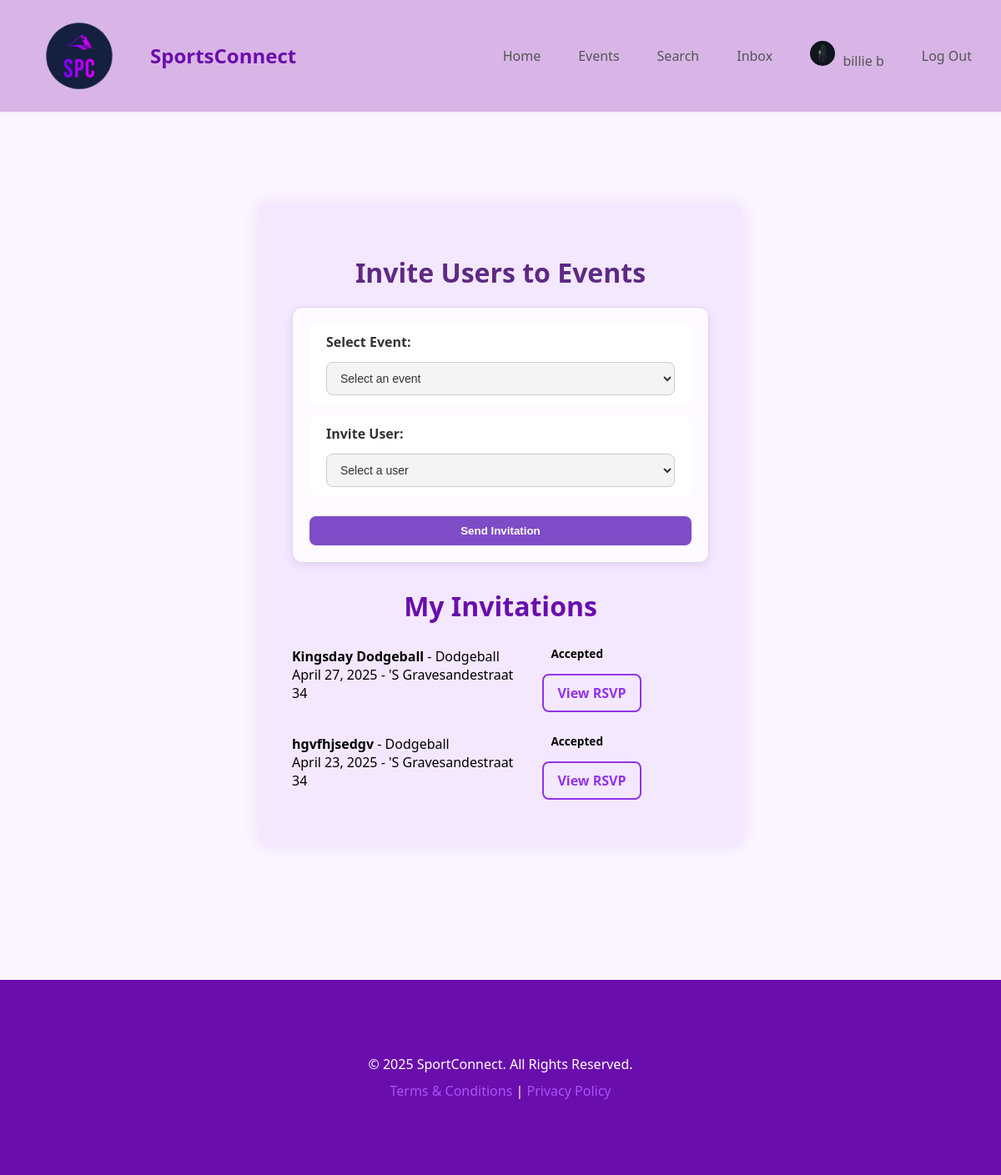
The app's page /invitations.php (signed in) with its own data.
### tables this page shows
CREATE TABLE IF NOT EXISTS `invitations` (
  `id` int NOT NULL AUTO_INCREMENT,
  `event_id` int NOT NULL,
  `user_id` int NOT NULL,
  `status` enum('pending','accepted','declined') DEFAULT 'pending',
  `created_at` timestamp NULL DEFAULT CURRENT_TIMESTAMP,
  `inviter_id` int NOT NULL,
  `invitee_id` int NOT NULL,
  PRIMARY KEY (`id`),
  KEY `event_id` (`event_id`),
  KEY `user_id` (`user_id`)
);

CREATE TABLE IF NOT EXISTS `events` (
  `id` int NOT NULL AUTO_INCREMENT,
  `user_id` int NOT NULL,
  `title` varchar(255) NOT NULL,
  `description` text,
  `event_date` date NOT NULL,
  `event_time` timestamp NULL DEFAULT CURRENT_TIMESTAMP,
  `location` varchar(255) NOT NULL,
  `sport_type` varchar(100) NOT NULL,
  `created_at` timestamp NULL DEFAULT CURRENT_TIMESTAMP,
  `updated_at` timestamp NULL DEFAULT CURRENT_TIMESTAMP ON UPDATE CURRENT_TIMESTAMP,
  PRIMARY KEY (`id`),
  KEY `user_id` (`user_id`)
);

### invitations.php (the view, shortened to what this page needs)
<?php
try {
    $pdo = new PDO("mysql:host=localhost;dbname=sportconnect", "root", "", [
        PDO::ATTR_ERRMODE => PDO::ERRMODE_EXCEPTION,
        PDO::ATTR_DEFAULT_FETCH_MODE => PDO::FETCH_ASSOC
    ]);
    $stmt = $pdo->prepare("
        SELECT
            invitations.id AS invitation_id,
            events.title AS event_title,
            events.event_date,
            events.location,
            events.sport_type,
            invitations.status
        FROM invitations
        JOIN events ON invitations.event_id = events.id
        WHERE invitations.invitee_id = ?
    ");
    $stmt->execute([$_SESSION['user_id']]);
    $invitations = $stmt->fetchAll();
} catch (PDOException $e) {
    echo "<p style='color:red;'>Error: " . $e->getMessage() . "</p>";
}
?>
<main>
<div class="profile-container">
    <h1 class="page-title">Invite Users to Events</h1>
    <form method="POST" action="invitations.php" class="card">
        <div class="form-group">
            <label for="event_id">Select Event:</label>
            <select id="event_id" name="event_id" class="input-field" required>
                <option value="">Select an event</option>
            </select>
        </div>
        <div class="form-group">
            <label for="invitee_id">Invite User:</label>
            <select id="invitee_id" name="invitee_id" class="input-field" required>
                <option value="">Select a user</option>
            </select>
        </div>
        <button type="submit" class="btn-purple">Send Invitation</button>
    </form>
    <h2 class="section-title">My Invitations</h2>
    <?php if (!empty($invitations)): ?>
        <ul class="invitation-list">
            <?php foreach ($invitations as $invitation): ?>
                <li class="invitation-item">
                    <div class="invitation-info">
                        <strong class="invitation-title"><?= htmlspecialchars($invitation['event_title']) ?></strong> -
                        <span class="invitation-type"><?= htmlspecialchars($invitation['sport_type']) ?></span> <br>
                        <span class="invitation-date"><?= date("F j, Y", strtotime($invitation['event_date'])) ?></span> -
                        <span class="invitation-location"><?= htmlspecialchars($invitation['location']) ?></span>
                    </div>
                    <div class="invitation-status">
                        <span class="badge badge-<?=
                        $invitation['status'] == 'accepted' ? 'accepted' : (
                        $invitation['status'] == 'declined' ? 'declined' : 'pending'
                        ) ?>">
                            <?= ucfirst($invitation['status']) ?>
                        </span>
                        <a href="rsvp.php?invitation_id=<?= $invitation['invitation_id'] ?>" class="btn-outline-purple btn-sm">
                            View RSVP
                        </a>
                    </div>
                </li>
            <?php endforeach; ?>
        </ul>
    <?php else: ?>
        <p>No invitations yet.</p>
    <?php endif; ?>
</div>
</main>
<?php
$master_content = ob_get_clean();
include 'resources/view/layouts/sportconnnect/master.php';
?>

### resources/view/layouts/sportconnnect/master.php (shortened to what this page needs)
<?php
$user_logged_in = isset($_SESSION['email']);
$full_name = $_SESSION['full_name'] ?? 'Guest';
$relative_path = $_SESSION['profile_picture'] ?? 'uploads/default-profile.jpg';
$server_path = $_SERVER['DOCUMENT_ROOT'] . '/sportsconnect/' . $relative_path;
$profile_picture = file_exists($server_path)
    ? BASE_URL . $relative_path
    : BASE_URL . 'uploads/default-profile.jpg';
$master_content = $master_content ?? '';
?>
<!DOCTYPE html>
<html lang="en">
<head>
    <link href="<?= BASE_URL ?>public/css/style.css" rel="stylesheet" />
</head>
<body>
<header class="header_section">
    <div class="container-fluid">
        <nav class="navbar navbar-expand-lg custom_nav-container">
            <a class="navbar-brand" href="index.php" style="display: flex; align-items: center;">
                <img src="<?= BASE_URL ?>public/images/logo.png" style="width: 150px; height: auto; margin-right: 10px;">
                <span>SportsConnect</span>
            </a>
            <div class="collapse navbar-collapse" id="navbarSupportedContent">
                <ul class="navbar-nav ml-auto">
                    <li class="nav-item">
                        <a class="nav-link <?php echo basename($_SERVER['PHP_SELF']) == 'index.php' ? 'active' : ''; ?>" href="index.php">Home</a>
                    </li>
                    <?php if ($user_logged_in): ?>
                        <li class="nav-item">
                            <a class="nav-link <?php echo basename($_SERVER['PHP_SELF']) == 'events.php' ? 'active' : ''; ?>" href="events.php">Events</a>
                        </li>
                        <li class="nav-item">
                            <a class="nav-link <?php echo basename($_SERVER['PHP_SELF']) == 'search.php' ? 'active' : ''; ?>" href="search.php">Search</a>
                        </li>
                        <li class="nav-item">
                            <a class="nav-link <?php echo basename($_SERVER['PHP_SELF']) == 'inbox.php' ? 'active' : ''; ?>" href="inbox.php">Inbox</a>
                        </li>
                        <li class="nav-item">
                            <a class="nav-link" href="profile.php">
                                <img src="<?php echo htmlspecialchars($profile_picture); ?>" alt="Profile" style="width: 30px; height: 30px; border-radius: 50%; margin-right: 5px;">
                                <?php echo htmlspecialchars($full_name); ?>
                            </a>
                        </li>
                        <li class="nav-item">
                            <a class="nav-link" href="logout.php">Log Out</a>
                        </li>
                    <?php endif; ?>
                </ul>
            </div>
        </nav>
    </div>
</header>
<main class="container my-4">
    <?php echo $master_content; ?>
</main>
<footer class="footer_section">
    <div class="container">
        <p>&copy; <?php echo date('Y'); ?> SportConnect. All Rights Reserved.</p>
        <p><a href="terms.php">Terms & Conditions</a> | <a href="privacy.php">Privacy Policy</a></p>
    </div>
</footer>
</body>
</html>

### public/css/style.css (style rules this page uses)
body { background-color: #faf5ff; font-family: 'Segoe UI', sans-serif; margin: 0; padding: 0; display: flex; flex-direction: column; min-height: 100vh; overflow-x: hidden; }
main { display: flex; flex-direction: column; justify-content: center; align-items: center; flex: 1; width: 100%; padding-bottom: 40px; }
.container { max-width: 800px; margin: 40px auto; padding: 20px; }
.register-container, .edit-profile-container, .login-container, .profile-container { max-width: 500px; margin: 50px auto 30px auto; background-color: #f3e8ff; padding: 40px; border-radius: 12px; box-shadow: 0 0 20px rgba(106, 13, 173, 0.1); }
.card { background: #fdfbff; border: 1px solid #e0d4f7; border-radius: 12px; padding: 20px; margin-bottom: 30px; box-shadow: 0 4px 10px rgba(94, 42, 132, 0.1); }
.page-title, .section-title, .text-purple { color: #5e2a84; text-align: center; margin-bottom: 20px; font-size: 2rem; }
.form-group { margin-bottom: 15px; padding: 10px 20px; background-color: rgb(255, 255, 255); color: white; border-radius: 10px; }
label { font-weight: 600; display: block; margin-bottom: 5px; color: #333; }
input, textarea, select, .input-field { width: 100%; padding: 10px 12px; font-size: 14px; border-radius: 8px; margin-top: 8px; background-color: #f4f4f4; color: #333; border: 1px solid #ccc; }
.btn-purple, .btn-outline-purple, button[type="submit"], .btn-view { display: inline-block; padding: 10px 16px; margin-top: 10px; border-radius: 8px; font-weight: bold; text-decoration: none; transition: 0.3s ease; cursor: pointer; text-align: center; }
.btn-purple, button[type="submit"] { background-color: #7e4cc7; color: white; border: none; }
.btn-outline-purple { border: 2px solid #9333ea; color: #9333ea; }
.badge { display: inline-block; padding: 5px 10px; border-radius: 20px; font-size: 0.85em; font-weight: bold; margin-top: 5px; }
.invitation-list { list-style: none; padding: 0; }
.invitation-item { display: flex; justify-content: space-between; align-items: center; gap: 20px; margin-bottom: 15px; }
.profile-container h2 { color: #6a0dad; font-size: 2rem; margin-bottom: 10px; }
.navbar { display: flex; align-items: center; justify-content: space-between; padding: 10px 20px; background-color: #d8b5e6; box-shadow: 0 2px 5px rgba(0, 0, 0, 0.05); }
.navbar-brand { display: flex; align-items: center; font-weight: bold; font-size: 1.5rem; color: #6a0dad; text-decoration: none; }
.navbar-nav { display: flex; align-items: center; gap: 15px; list-style: none; padding: 0; margin: 0; }
.navbar-nav .nav-link { padding: 10px 15px; color: #555; transition: all 0.3s ease; text-decoration: none; }
.navbar-nav .nav-item img { width: 30px; height: 30px; border-radius: 50%; }
.footer_section { background-color: #6a0dad; color: white; text-align: center; padding: 20px 0; margin-top: 30px; }
.footer_section p { margin: 10px 0; }
.footer_section a { color: #a855f7; text-decoration: none; }
button { background-color: #7c5dc3; color: white; border: none; padding: 12px 20px; margin-top: 20px; border-radius: 8px; cursor: pointer; width: 100%; }
form .form-group { margin-bottom: 15px; }

### records on screen
invitations: event.title "Kingsday Dodgeball", event.sport_type "Dodgeball", event.event_date "April 27, 2025", event.location "'S Gravesandestraat 34", status "Accepted"
invitations: event.title "hgvfhjsedgv", event.sport_type "Dodgeball", event.event_date "April 23, 2025", event.location "'S Gravesandestraat 34", status "Accepted"

### other values on screen
$full_name "billie b"
